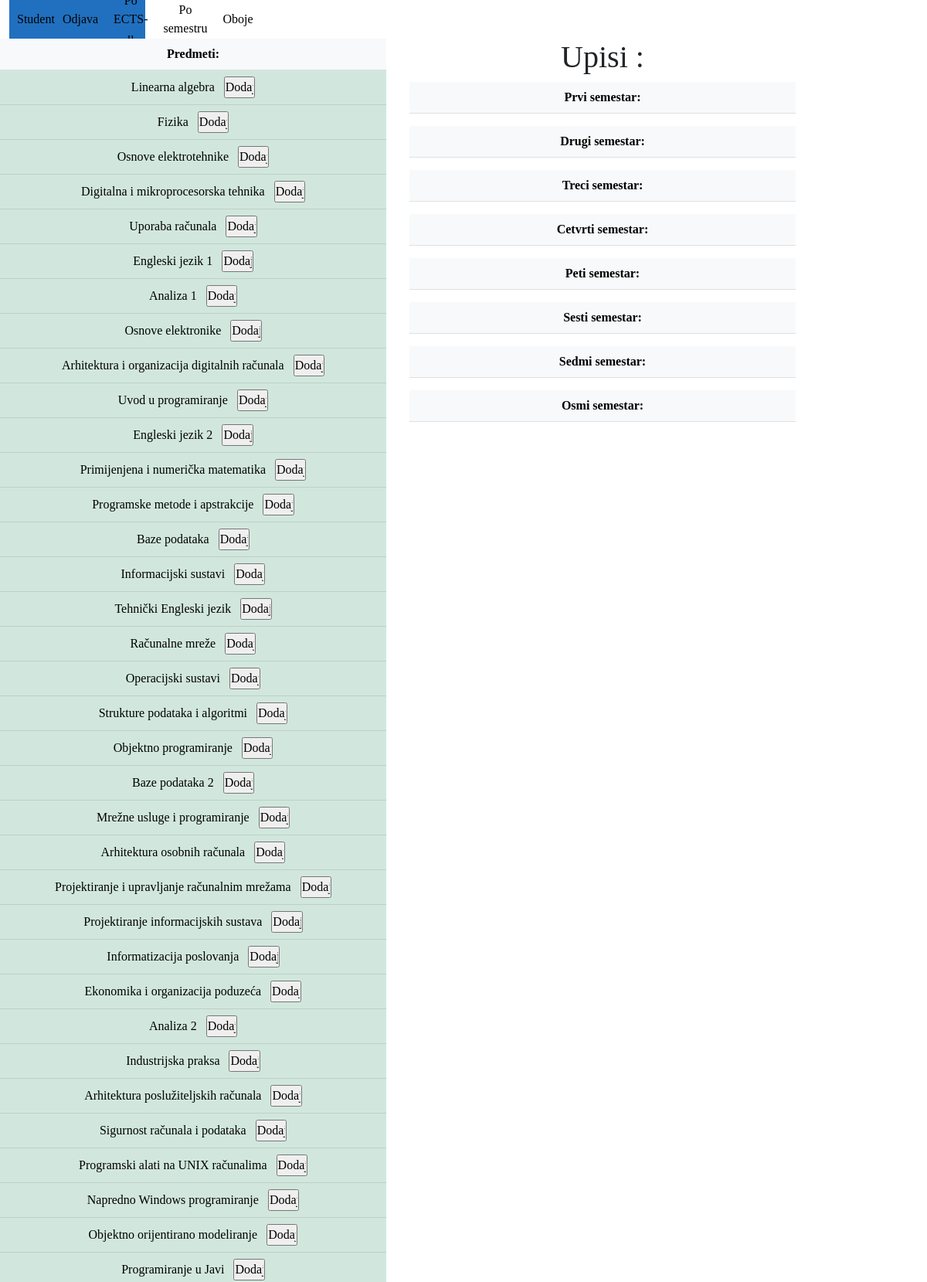
The app's page /upisnilistredovni/1/ (signed in, upper part) with its own data.
### app_1/models.py (models this page shows, shortened)
class Predmeti(models.Model):
    IZBORNI = (('DA', 'da'), ('NE', 'ne'))
    name = models.CharField(max_length=50)
    kod = models.CharField(max_length=50)
    program = models.CharField(max_length=50)
    ects = models.IntegerField()
    sem_red = models.IntegerField()
    sem_izv = models.IntegerField()
    izborni = models.CharField(max_length=50, choices=IZBORNI)
    nositelj = models.ForeignKey(Korisnik, on_delete=models.CASCADE, blank=True, null=True)

### app_1/decorators.py (the view)
    def wrap(request, *args, **kwargs):
        korisnik = Korisnik.objects.get(pk=request.user.pk)
        if (korisnik.role == 'adm' or korisnik.role == 'stu') and korisnik.is_authenticated and korisnik.is_active:
            return function(request, *args, **kwargs)
        else:
            raise PermissionDenied

### app_1/views.py (called while the page is built)
def check_logged_in_user(request):
    korisnikId = request.user.pk
    ulogirani_korisnik = Korisnik.objects.get(id=korisnikId)
    if ulogirani_korisnik.role == 'adm':
        return 'adminpage.html'
    elif ulogirani_korisnik.role == 'prof':
        return 'professorpage.html'
    else:
        return 'studentpage.html'

### app_1/templates/upisnilistizvanredni.html (shortened to what this page needs)
{% extends page %}
{% block upisni_list %}
<div class="flexcont">
  <div>
  <form method="post">
    <table class="table table-hover table-success predmeti">
        <th class="table-light">Predmeti:</th>
        {% for predmet in predmeti %}
        <tr>
          <td>{{predmet.name}} &nbsp; <input type="submit" name="{{predmet.name}}" value="Dodaj" class="btn-light col-1"></td>
        </tr>
        {% endfor %}
    </table>
  </form>
  </div>
  <div>
    <h1>Upisi {{upisni.0.korisnik.username}}:</h1>
    {% for key, value in semestar.items %}
      <form method="post">
        <table class="table table-hover table-success predmeti">
            <th class="table-light">{{ value }} semestar:</th>
        </table>
      </form>
    {% endfor %}
  </div>
</div>
{% endblock %}

### app_1/static/css/style.css (style rules this page uses)
* { margin: 0; padding: 0; box-sizing: border-box; }
body { font-size: 16px; overflow-x: hidden; text-align: center; height: 100%; font-family: 'Times New Roman', Times, serif; }
input { text-align: center; }
h1 { font-family: 'Times New Roman', Times, serif }
.predmeti { width: 500px; height: vh; font-family: 'Times New Roman', Times, serif }
.flexcont { display: flex; gap: 30px; }

### records on screen
Predmeti: name "Linearna algebra"
Predmeti: name "Fizika"
Predmeti: name "Osnove elektrotehnike"
Predmeti: name "Digitalna i mikroprocesorska tehnika"
Predmeti: name "Uporaba računala"
Predmeti: name "Engleski jezik 1"
Predmeti: name "Analiza 1"
Predmeti: name "Osnove elektronike"
Predmeti: name "Arhitektura i organizacija digitalnih računala"
Predmeti: name "Uvod u programiranje"
Predmeti: name "Engleski jezik 2"
Predmeti: name "Primijenjena i numerička matematika"
Predmeti: name "Programske metode i apstrakcije"
Predmeti: name "Baze podataka"
Predmeti: name "Informacijski sustavi"
Predmeti: name "Tehnički Engleski jezik"
Predmeti: name "Računalne mreže"
Predmeti: name "Operacijski sustavi"
Predmeti: name "Strukture podataka i algoritmi"
Predmeti: name "Objektno programiranje"
Predmeti: name "Baze podataka 2"
Predmeti: name "Mrežne usluge i programiranje"
Predmeti: name "Arhitektura osobnih računala"
Predmeti: name "Projektiranje i upravljanje računalnim mrežama"
Predmeti: name "Projektiranje informacijskih sustava"
Predmeti: name "Informatizacija poslovanja"
Predmeti: name "Ekonomika i organizacija poduzeća"
Predmeti: name "Analiza 2"
Predmeti: name "Industrijska praksa"
Predmeti: name "Arhitektura poslužiteljskih računala"
Predmeti: name "Sigurnost računala i podataka"
Predmeti: name "Programski alati na UNIX računalima"
Predmeti: name "Napredno Windows programiranje"
Predmeti: name "Objektno orijentirano modeliranje"
Predmeti: name "Programiranje u Javi"

### other values on screen
{{ value }} "Prvi" "Drugi" "Treci" "Cetvrti" "Peti" "Sesti" "Sedmi" "Osmi"
